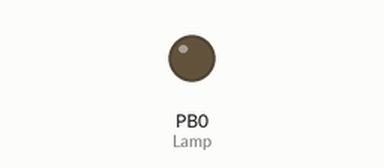
This sketch was run on a simulated ATtiny85, built with avr-gcc and run on an emulated ATtiny85. Parts: output pins drawn as LEDs (lit = HIGH). Sleep ends after the set time or at an interrupt.

Above: at 0.05 s.
Timing chart, 0 to 4.7 s (numbered marks = the images above):
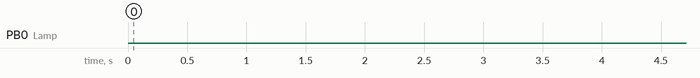

Measured:
- by itself, PB0 (Lamp): LOW → HIGH at 18.4 s, → LOW 1.0 s later, → HIGH 1.0 s later, → LOW 1.0 s later, … (109 changes in this stretch)
- by itself, everything shown: repeats every 32.8 s, in 32 steps

The sketch:

_5_min_watchdog_timer.ino
```cpp
/* ATtiny85 Low-Power Timer */

#include <avr/sleep.h>
#include <avr/wdt.h>

// Utility macros
#define adc_disable() (ADCSRA &= ~(1<<ADEN)) // disable ADC (before power-off)
#define adc_enable()  (ADCSRA |=  (1<<ADEN)) // re-enable ADC


// constants
const int Lamp = 0;
//60 * num_minutes * 1000
const unsigned long alarm = 9000 ; // alarm time - 5 minutes
unsigned long time = 0;       // start time

/*
from: http://www.barrgroup.com/Embedded-Systems/How-To/C-Volatile-Keyword
 C's volatile keyword is a qualifier that is applied to a
 variable when it is declared. It tells the compiler that the
 value of the variable may change at any time--without any
 action being taken by the code the compiler finds nearby */
volatile boolean f_wdt=1;

void setup()
{
  pinMode(Lamp, OUTPUT);
  adc_disable(); // ADC uses ~320uA
  set_sleep_mode(SLEEP_MODE_PWR_DOWN);
  setup_watchdog(7);
}

void enterSleep(void)
{
  sleep_enable();
  sleep_cpu();
}

void playBeep(void)
{
  for (int i=0; i < 500; i++)
  {
    digitalWrite(Lamp, HIGH);
    delay(1);
    digitalWrite(Lamp, LOW);
    delay(1);
  }
}

void flashLed(int wait)
{
  digitalWrite(Lamp, HIGH);
  delay(wait);
  digitalWrite(Lamp, LOW);
}

// Main loop ----------------------------------------------

void loop()
{

  if(f_wdt == 1){
    f_wdt = 0;
    //make the interval equal to how long the sleep timer is
    time += 1000;

    if( time  > alarm){
      flashLed(1000);
    } else{
      flashLed(1);
    }
  }
   enterSleep();
}

//****************************************************************
// 0=16ms, 1=32ms,2=64ms,3=128ms,4=250ms,5=500ms
// 6=1 sec,7=2 sec, 8=4 sec, 9= 8sec
void setup_watchdog(int ii) {

  byte bb;
  int ww;
  if (ii > 9 ) ii=9;
  bb=ii & 7;
  if (ii > 7) bb|= (1<<5);
  bb|= (1<<WDCE);
  ww=bb;


  MCUSR &= ~(1<<WDRF);
  // start timed sequence
  //WDTCR us WDTSCR on newer tiny chips
  WDTCR |= (1<<WDCE) | (1<<WDE);
  // set new watchdog timeout value
  WDTCR = bb;
  WDTCR |= _BV(WDIE);
}
//****************************************************************
// Watchdog Interrupt Service / is executed when  watchdog timed out
ISR(WDT_vect) {
  f_wdt=1;  // set global flag
}
```
